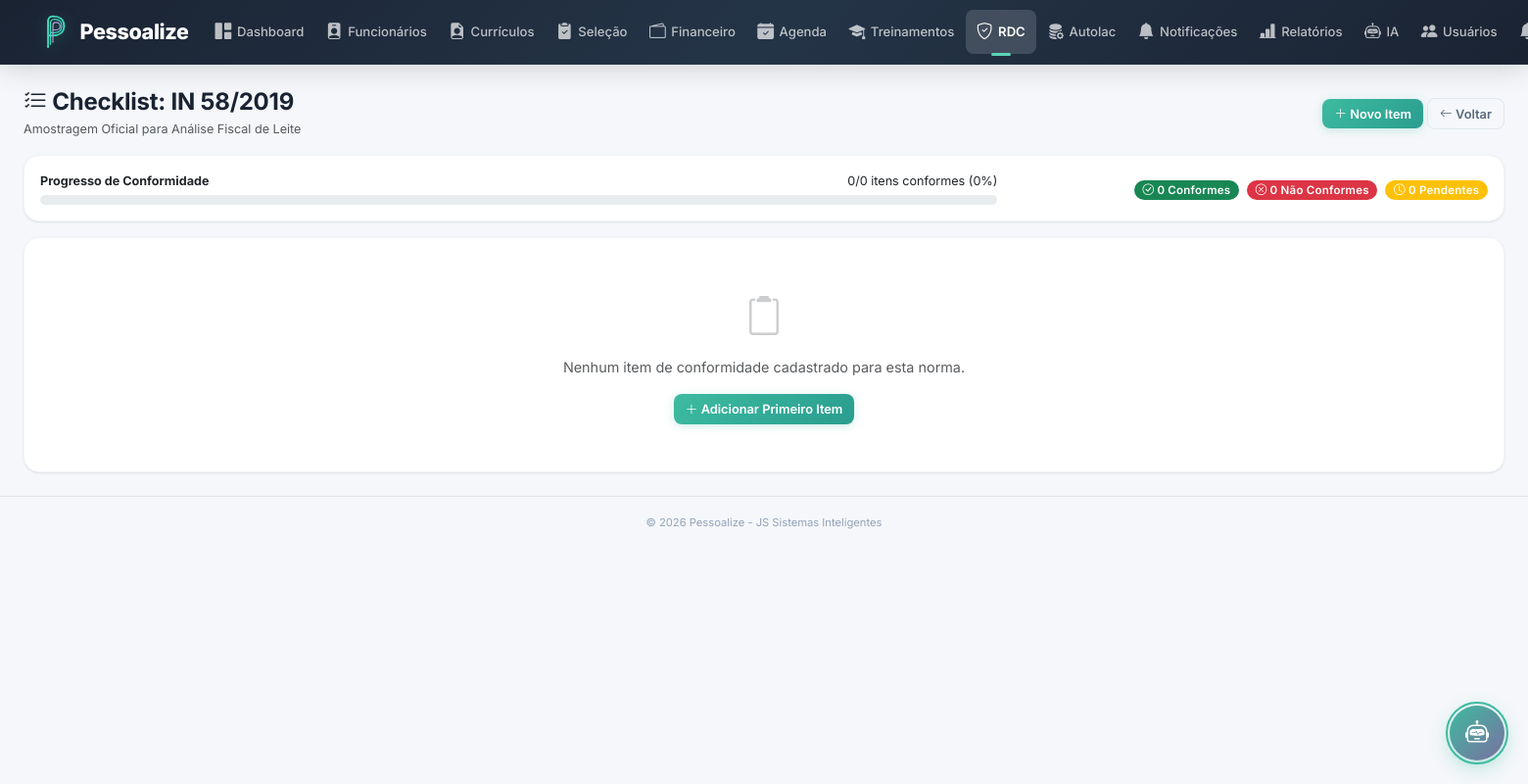
Screenshot of /index.php?module=rdc&action=checklist&id=8 (signed in) with the database file from the repository.
### tables this page shows
CREATE TABLE IF NOT EXISTS rdc_normas (
    id INT AUTO_INCREMENT PRIMARY KEY,
    numero VARCHAR(50) NOT NULL,
    titulo VARCHAR(300) NOT NULL,
    orgao ENUM('ANVISA','MAPA','INMETRO','OUTRO') DEFAULT 'ANVISA',
    data_publicacao DATE,
    data_vigencia DATE,
    descricao TEXT,
    categoria VARCHAR(100),
    status ENUM('vigente','revogada','alterada') DEFAULT 'vigente',
    url_oficial VARCHAR(500),
    observacoes TEXT,
    criado_em DATETIME DEFAULT CURRENT_TIMESTAMP,
    atualizado_em DATETIME DEFAULT CURRENT_TIMESTAMP ON UPDATE CURRENT_TIMESTAMP
);

### core/Database.php (called while the page is built, shortened)
<?php
class Database {
    private static $instance = null;
    private $pdo;
    private function __construct() {
        try {
            $dsn = 'mysql:host=' . DB_HOST . ';dbname=' . DB_NAME . ';charset=' . DB_CHARSET;
            $this->pdo = new PDO($dsn, DB_USER, DB_PASS, [
                PDO::ATTR_ERRMODE => PDO::ERRMODE_EXCEPTION,
                PDO::ATTR_DEFAULT_FETCH_MODE => PDO::FETCH_ASSOC,
                PDO::ATTR_EMULATE_PREPARES => false,
            ]);
        } catch (PDOException $e) {
            die('Erro na conexão com o banco de dados. Verifique as configurações.');
        }
    }
    public static function getInstance() {
        if (self::$instance === null) {
            self::$instance = new self();
        }
        return self::$instance;
    }
    public function query($sql, $params = []) {
        $stmt = $this->pdo->prepare($sql);
        $stmt->execute($params);
        return $stmt;
    }
    public function fetch($sql, $params = []) {
        return $this->query($sql, $params)->fetch();
    }
    public function fetchAll($sql, $params = []) {
        return $this->query($sql, $params)->fetchAll();
    }
}

### core/helpers.php (called while the page is built, shortened)
<?php
function e($string) {
    return htmlspecialchars($string ?? '', ENT_QUOTES, 'UTF-8');
}

### modules/rdc/checklist.php (the view, shortened to what this page needs)
<?php
$db = Database::getInstance();
try {
    $db->fetch("SELECT 1 FROM rdc_normas LIMIT 1");
} catch (Exception $e) {
    setFlash('error', 'As tabelas do módulo RDC ainda não foram criadas. Execute o script database.sql.');
    redirect('index.php?module=dashboard');
}
$norma = $db->fetch("SELECT * FROM rdc_normas WHERE id = ?", [$id]);
$itens = $db->fetchAll(
    "SELECT i.*,
        v.id as verif_id, v.status as verif_status, v.data_verificacao, v.responsavel,
        v.evidencia, v.plano_acao, v.observacoes as verif_obs, v.data_proxima_verificacao
     FROM rdc_itens_conformidade i
     LEFT JOIN rdc_verificacoes v ON v.id = (
         SELECT MAX(v2.id) FROM rdc_verificacoes v2 WHERE v2.item_id = i.id
     )
     WHERE i.norma_id = ? AND i.ativo = 1
     ORDER BY i.ordem ASC, i.codigo ASC",
    [$id]
);
$totalItens = count($itens);
$conformes = 0;
$naoConformes = 0;
$pendentes = 0;
$percConf = $totalItens > 0 ? round(($conformes / $totalItens) * 100) : 0;
?>
<div class="d-flex justify-content-between align-items-center mb-3">
    <div>
        <h4 class="fw-bold mb-0"><i class="bi bi-list-check"></i> Checklist: <?= e($norma['numero']) ?></h4>
        <small class="text-muted"><?= e($norma['titulo']) ?></small>
    </div>
    <div>
        <button class="btn btn-pessoalize btn-sm" data-bs-toggle="modal" data-bs-target="#modalNovoItem">
            <i class="bi bi-plus-lg"></i> Novo Item
        </button>
        <a href="index.php?module=rdc" class="btn btn-outline-secondary btn-sm"><i class="bi bi-arrow-left"></i> Voltar</a>
    </div>
</div>
<div class="card mb-3">
    <div class="card-body py-3">
        <div class="row align-items-center">
            <div class="col-md-8">
                <div class="d-flex justify-content-between mb-1">
                    <small class="fw-bold">Progresso de Conformidade</small>
                    <small><?= $conformes ?>/<?= $totalItens ?> itens conformes (<?= $percConf ?>%)</small>
                </div>
                <div class="progress" style="height: 10px;">
                </div>
            </div>
            <div class="col-md-4 text-end">
                <span class="badge bg-success me-1"><i class="bi bi-check-circle"></i> <?= $conformes ?> Conformes</span>
                <span class="badge bg-danger me-1"><i class="bi bi-x-circle"></i> <?= $naoConformes ?> Não Conformes</span>
                <span class="badge bg-warning"><i class="bi bi-clock"></i> <?= $pendentes ?> Pendentes</span>
            </div>
        </div>
    </div>
</div>
<?php if (empty($itens)): ?>
    <div class="card">
        <div class="card-body text-center text-muted py-5">
            <i class="bi bi-clipboard2" style="font-size:2.5rem;opacity:0.3"></i>
            <p class="mt-2">Nenhum item de conformidade cadastrado para esta norma.</p>
            <button class="btn btn-pessoalize btn-sm" data-bs-toggle="modal" data-bs-target="#modalNovoItem">
                <i class="bi bi-plus-lg"></i> Adicionar Primeiro Item
            </button>
        </div>
    </div>
<?php endif; ?>

### assets/css/style.css (style rules this page uses)
:root { --primary: #3DBBA0; --primary-light: #5CD4B8; --primary-dark: #2A9D8F; --primary-glow: rgba(61, 187, 160, 0.15); --secondary: #9B8EC4; --secondary-light: #B5A9D6; --accent: #7B6FA0; --success: #10b981; --success-light: rgba(16, 185, 129, 0.1); --danger: #ef4444; --danger-light: rgba(239, 68, 68, 0.1); --warning: #f59e0b; --warning-light: rgba(245, 158, 11, 0.1); --info: #06b6d4; --info-light: rgba(6, 182, 212, 0.1); --bg-body: #f5f7fa; --bg-card: #ffffff; --bg-navbar: linear-gradient(135deg, #1A2332 0%, #243447 50%, #1A2332 100%); --bg-input: #f8fafc; --text-primary: #1A2332; --text-secondary: #5a6a7e; --text-muted: #94a3b8; --text-white: #ffffff; --border: #e2e8f0; --border-light: #f1f5f9; --shadow-sm: 0 1px 2px rgba(0,0,0,0.04); --shadow: 0 1px 3px rgba(0,0,0,0.06), 0 1px 2px rgba(0,0,0,0.04); --shadow-md: 0 4px 6px -1px rgba(0,0,0,0.07), 0 2px 4px -1px rgba(0,0,0,0.04); --shadow-lg: 0 10px 25px -3px rgba(0,0,0,0.08), 0 4px 6px -2px rgba(0,0,0,0.04); --shadow-xl: 0 20px 40px -5px rgba(0,0,0,0.1); --radius-sm: 8px; --radius: 12px; --radius-lg: 16px; --radius-xl: 20px; --radius-full: 9999px; --transition: all 0.25s cubic-bezier(0.4, 0, 0.2, 1); --transition-fast: all 0.15s ease; }
*, *::before, *::after { box-sizing: border-box; }
body { font-family: 'Inter', -apple-system, BlinkMacSystemFont, 'Segoe UI', Roboto, sans-serif; background-color: var(--bg-body); color: var(--text-primary); line-height: 1.6; font-size: 0.9rem; -webkit-font-smoothing: antialiased; }
h1, h2, h3, h4, h5, h6 { font-weight: 700; color: var(--text-primary); letter-spacing: -0.01em; }
a { color: var(--primary); text-decoration: none; transition: var(--transition-fast); }
.card { background: var(--bg-card); border: 1px solid var(--border-light); border-radius: var(--radius-lg); box-shadow: var(--shadow); transition: var(--transition); overflow: hidden; }
.badge { font-size: 0.72rem; font-weight: 600; padding: 0.35em 0.75em; border-radius: var(--radius-full); letter-spacing: 0.02em; }
.btn { font-weight: 600; font-size: 0.85rem; border-radius: var(--radius-sm); padding: 0.5rem 1.15rem; transition: var(--transition); }
.btn-sm { padding: 0.35rem 0.75rem; font-size: 0.8rem; }
.btn-pessoalize { background: linear-gradient(135deg, var(--primary) 0%, var(--primary-dark) 100%); border: none; color: var(--text-white); box-shadow: 0 2px 8px rgba(61, 187, 160, 0.25); }
.btn-outline-secondary { color: var(--text-secondary); border-color: var(--border); }

### rows the page displays
rdc_normas: numero "IN 58/2019", titulo "Amostragem Oficial para Análise Fiscal de Leite"

### other values shown
APP_NAME "Pessoalize"
$conformes "0"
$totalItens "0"
$percConf "0"
$naoConformes "0"
$pendentes "0"
